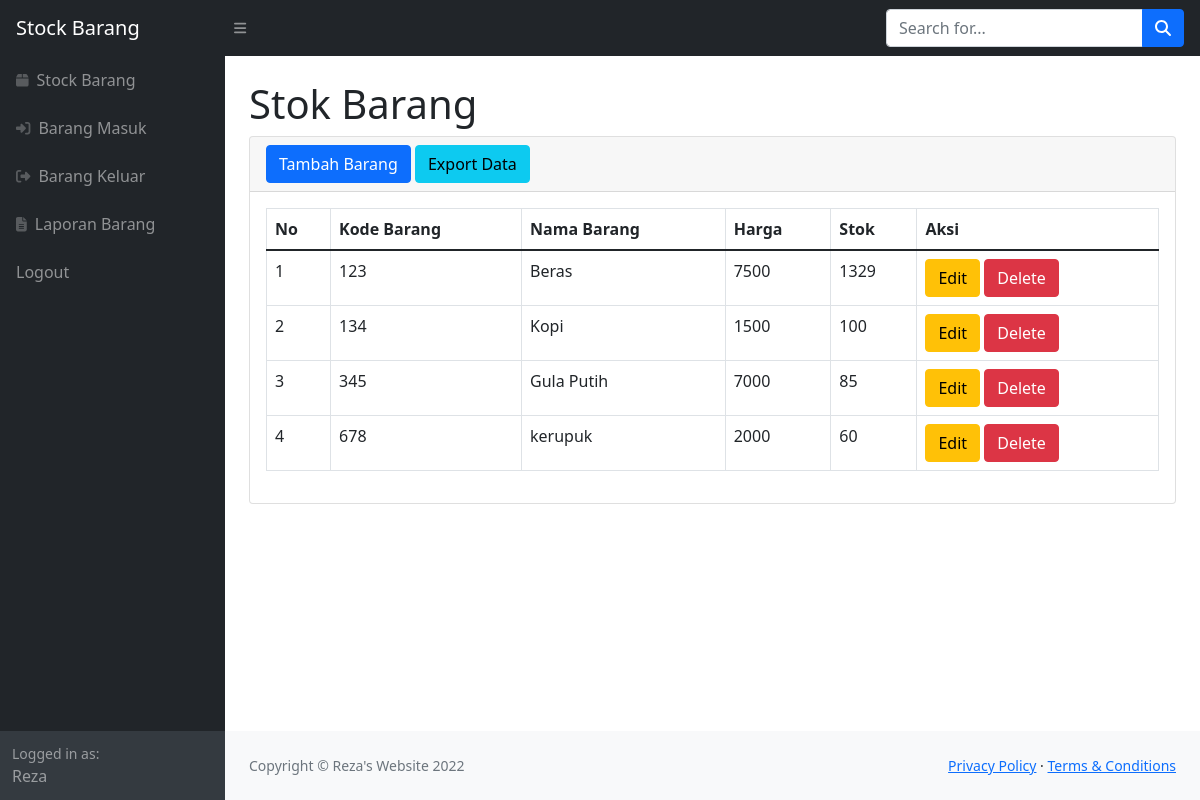
The app's page /index.php (signed in) with its own data.
### tables this page shows
CREATE TABLE `data_barang` (
  `kode_barang` int(11) NOT NULL,
  `nama_barang` varchar(30) NOT NULL,
  `harga_satuan` int(11) NOT NULL,
  `stok` int(11) NOT NULL
);

### index.php (the view, shortened to what this page needs)
<?php
require 'koneksi.php';
?>
<!DOCTYPE html>
<html lang="en">
    <head>
        <link href="https://cdn.jsdelivr.net/npm/simple-datatables@latest/dist/style.css" rel="stylesheet" />
        <link href="css/styles.css" rel="stylesheet" />
    </head>
    <body class="sb-nav-fixed">
        <nav class="sb-topnav navbar navbar-expand navbar-dark bg-dark">
            <a class="navbar-brand ps-3" href="index.php">Stock Barang</a>
            <button class="btn btn-link btn-sm order-1 order-lg-0 me-4 me-lg-0" id="sidebarToggle" href="#!"><i class="fas fa-bars"></i></button>
            <form class="d-none d-md-inline-block form-inline ms-auto me-0 me-md-3 my-2 my-md-0">
                <div class="input-group">
                    <input class="form-control" type="text" placeholder="Search for..." aria-label="Search for..." aria-describedby="btnNavbarSearch" />
                    <button class="btn btn-primary" id="btnNavbarSearch" type="button"><i class="fas fa-search"></i></button>
                </div>
            </form>
        </nav>
        <div id="layoutSidenav">
            <div id="layoutSidenav_nav">
                <nav class="sb-sidenav accordion sb-sidenav-dark" id="sidenavAccordion">
                    <div class="sb-sidenav-menu">
                        <div class="nav">
                            <a class="nav-link" href="index.php">
                                <div class="sb-nav-link-icon"><i class="fas fa-box"></i></div>
                                Stock Barang
                            </a>
                            <a class="nav-link" href="barang_masuk.php">
                                <div class="sb-nav-link-icon"><i class="fas fa-sign-in-alt"></i></div>
                                Barang Masuk
                            </a>
                            <a class="nav-link" href="barang_keluar.php">
                                <div class="sb-nav-link-icon"><i class="fas fa-sign-out-alt"></i></i></div>
                                Barang Keluar
                            </a>
                            <a class="nav-link" href="laporan.php">
                                <div class="sb-nav-link-icon"><i class="fas fa-file-alt"></i></div>
                                Laporan Barang
                            </a>
                            <a class="nav-link" href="logout.php">
                                Logout
                            </a>
                        </div>
                    </div>
                    <div class="sb-sidenav-footer">
                        <div class="small">Logged in as:</div>
                        Reza
                    </div>
                </nav>
            </div>
            <div id="layoutSidenav_content">
                <main>
                    <div class="container-fluid px-4">
                        <h1 class="mt-4">Stok Barang</h1>
                        <div class="card mb-4">
                            <div class="card-header">
                                <button type="button" class="btn btn-primary" data-bs-toggle="modal" data-bs-target="#myModal">
                                    Tambah Barang
                                </button>
                                <a href="export.php" class="btn btn-info">Export Data</a>
                            </div>
                            <div class="card-body">
                                <table class="table table-bordered" id="datatablesSimple">
                                    <thead>
                                        <tr>
                                            <th>No</th>
                                            <th>Kode Barang</th>
                                            <th>Nama Barang</th>
                                            <th>Harga </th>
                                            <th>Stok</th>
                                            <th>Aksi</th>
                                        </tr>
                                    </thead>
                                    <tbody>
                                        <?php
                                        $ambilsemuadata = mysqli_query($conn, "SELECT*FROM data_barang");
                                        $i=1;
                                        while($data=mysqli_fetch_array($ambilsemuadata)){
                                            $kodebarang = $data['kode_barang'];
                                            $namabarang = $data['nama_barang'];
                                            $hargasatuan = $data['harga_satuan'];
                                            $stok = $data['stok'];
                                        ?>
                                        <tr>
                                            <td><?=$i++;?></td>
                                            <td><?=$kodebarang;?></td>
                                            <td><?=$namabarang;?></td>
                                            <td><?=$hargasatuan;?></td>
                                            <td><?=$stok;?></td>
                                            <td>
                                                <button type="button" class="btn btn-warning" data-bs-toggle="modal" data-bs-target="#edit<?=$kodebarang;?>">
                                                    Edit
                                                </button>
                                                <button type="button" class="btn btn-danger" data-bs-toggle="modal" data-bs-target="#delete<?=$kodebarang;?>">
                                                    Delete
                                                </button>
                                            </td>
                                        </tr>
                                        <?php
                                        }
                                        ?>
                                    </tbody>
                                </table>
                            </div>
                        </div>
                    </div>
                </main>
                <footer class="py-4 bg-light mt-auto">
                    <div class="container-fluid px-4">
                        <div class="d-flex align-items-center justify-content-between small">
                            <div class="text-muted">Copyright &copy; Reza's Website 2022</div>
                            <div>
                                <a href="#">Privacy Policy</a>
                                &middot;
                                <a href="#">Terms &amp; Conditions</a>
                            </div>
                        </div>
                    </div>
                </footer>
            </div>
        </div>
    </body>
</html>

### records on screen
data_barang: kode_barang "123", nama_barang "Beras", harga_satuan "7500", stok "1329"
data_barang: kode_barang "134", nama_barang "Kopi", harga_satuan "1500", stok "100"
data_barang: kode_barang "345", nama_barang "Gula Putih", harga_satuan "7000", stok "85"
data_barang: kode_barang "678", nama_barang "kerupuk", harga_satuan "2000", stok "60"
